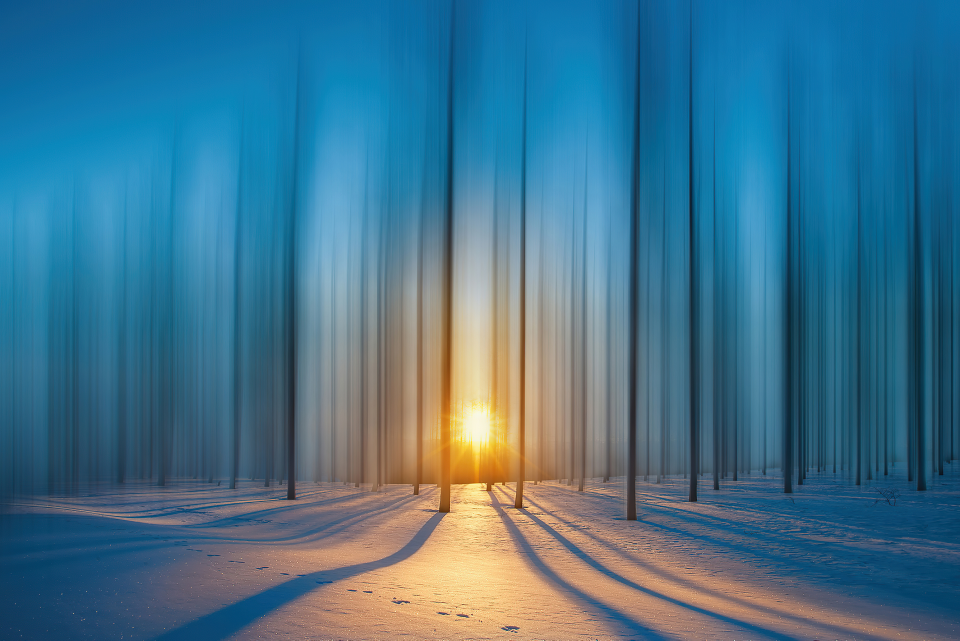
#> input picture Colorsorting 2.0/images/cold-bg.jpg, 3840 x 2561 px (shown at 1/4 size)
$ python color3.0.py
#> lines starting #> are read from the running program, lines starting #| are printed output that depends on the picture
import cv2
import pandas as pd
from tkinter import filedialog
from tkinter import Tk

# Initialize Tkinter root
root = Tk()
# Hide the root window
root.withdraw()

# Ask the user to select an image file
img_path = filedialog.askopenfilename()
#> the answer given: images/cold-bg.jpg

# Check if a file was selected

if img_path:  # Proceed only if a file was selected
    img = cv2.imread(img_path)
#> img is the input picture: shape (2561, 3840, 3); mean B, G, R 139.7, 115.2, 65.5
    img_copy = img.copy()
    # Window dimensions (change these to your desired window size)
    window_width = 800
    window_height = 800

    # Calculate the factor to resize the image to fit the window
    height, width = img.shape[:2]
#> height = 2561; width = 3840
    scaling_factor = min(window_width / width, window_height / height)
#> scaling_factor = 0.208

    # Resize the image
    img = cv2.resize(img, None, fx=scaling_factor, fy=scaling_factor, interpolation=cv2.INTER_AREA)
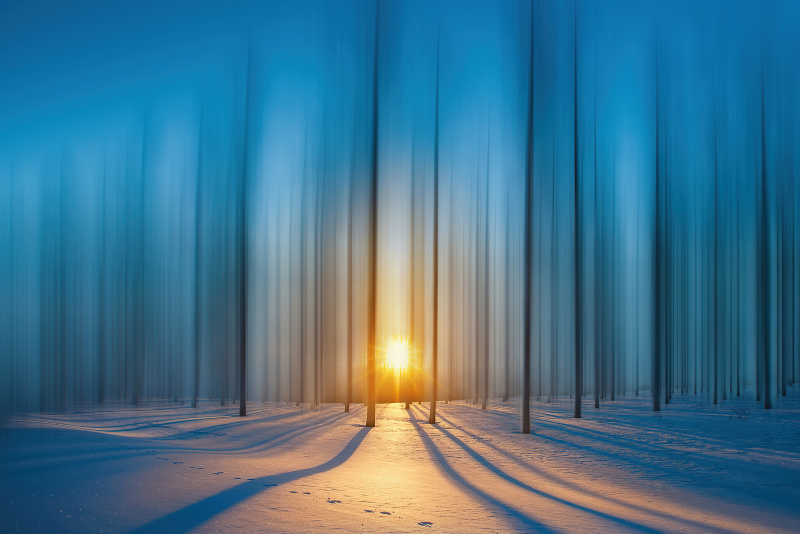
#> img: shape (534, 800, 3); mean B, G, R 139.7, 115.1, 65.5
    img_copy = img.copy()

    # declaring global variables (are used later on)
    clicked = False
    r = g = b = x_pos = y_pos = 0

    # Reading csv file with pandas and giving names to each column
    index = ["color", "color_name", "hex", "R", "G", "B"]
    csv = pd.read_csv('colors.csv', names=index, header=None)
#> (reads Colorsorting 2.0/colors.csv from the repository)


    # [22 lines of commented-out code are left out]
    def get_color_name(R, G, B):
        minimum = float('inf')  # Represents infinity
        cname = None
        for i in range(len(csv)):
            # Calculate the Euclidean distance
            d = np.sqrt(
                (R - int(csv.loc[i, "R"])) ** 2 + (G - int(csv.loc[i, "G"])) ** 2 + (B - int(csv.loc[i, "B"])) ** 2)
            if d < minimum:
                minimum = d
                cname = csv.loc[i, "color_name"]
        return cname

    # [40 lines of commented-out code are left out]
    def draw_function(event, x, y, flags, param):
        if event == cv2.EVENT_MOUSEMOVE:
            global img_copy
            b, g, r = img[y, x]
            b, g, r = int(b), int(g), int(r)
            color_name = get_color_name(r, g, b)
            img_copy = img.copy()
            text = "{} R={} G={} B={}".format(color_name, r, g, b)
            cv2.rectangle(img_copy, (0, 0), (img.shape[1], 40), (b, g, r), -1)
            cv2.putText(img_copy, text, (10, 30), cv2.FONT_HERSHEY_SIMPLEX, 1,
                        (255, 255, 255) if r + g + b < 600 else (0, 0, 0), 2)


    cv2.namedWindow('image')
    cv2.setMouseCallback('image', draw_function)
    while True:
        cv2.imshow("image", img_copy)
        if cv2.waitKey(20) & 0xFF == 27:
#> (key Esc is pressed here)
            break

    cv2.destroyAllWindows()
